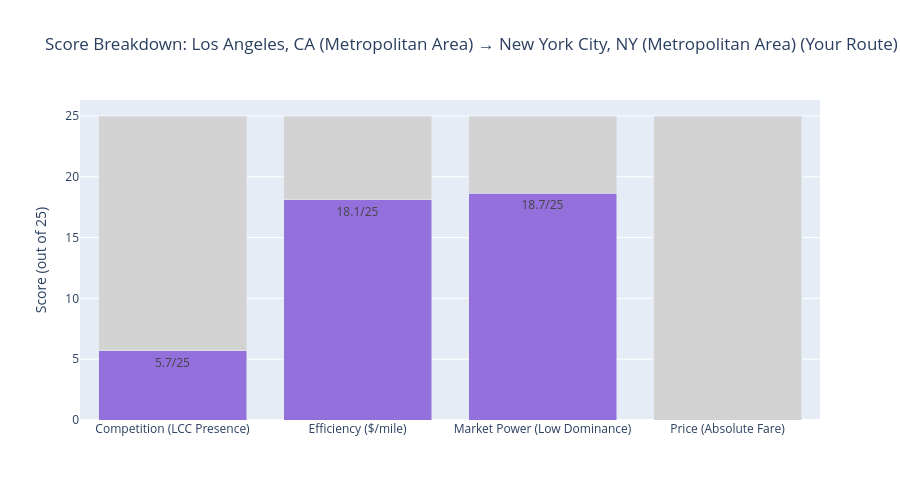

The code cell stored with this chart in its notebook:
### Markdown cell above
### Your Route's Score Breakdown

Let's analyze how YOUR specific route performs on each scoring component.

### Code cell
# Analyze score components for YOUR route
your_route = f"{my_origin} → {my_destination}"
your_route_data = df_scored[df_scored['route_directional'] == your_route]

if len(your_route_data) > 0:
    # Get average scores for your route
    your_route_avg = your_route_data.iloc[0]
    
    components = pd.DataFrame({
        'Component': ['Competition\n(LCC Presence)', 'Efficiency\n($/mile)', 'Market Power\n(Low Dominance)', 'Price\n(Absolute Fare)'],
        'Score': [your_route_avg['competition_score'], 
                  your_route_avg['efficiency_score'],
                  your_route_avg['market_score'],
                  your_route_avg['price_score']],
        'Max': [25, 25, 25, 25]
    })
    
    fig = go.Figure()
    fig.add_trace(go.Bar(name='Score', x=components['Component'], y=components['Score'], 
                         text=components['Score'], texttemplate='%{text:.1f}/25',
                         marker_color='mediumpurple'))
    fig.add_trace(go.Bar(name='Remaining', x=components['Component'], 
                         y=components['Max'] - components['Score'],
                         marker_color='lightgray'))
    
    fig.update_layout(barmode='stack', 
                      title=f'Score Breakdown: {your_route} (Your Route)',
                      yaxis_title='Score (out of 25)',
                      height=500,
                      showlegend=False)
    fig.show()
    
    print(f"\n YOUR ROUTE: {your_route}")
    print(f"   Total Score: {your_route_avg['affordability_score']:.1f}/100")
    print(f"   Average Fare: ${your_route_avg['fare']:.2f}")
    print(f"   LCC Market Share: {your_route_avg['lf_ms']:.1%}")
    print(f"   Price per Mile: ${your_route_avg['price_per_mile']:.3f}")
    
    # Compare to dataset's best route
    best_score = df_scored['affordability_score'].max()
    score_diff = your_route_avg['affordability_score'] - best_score
    
    print(f"\n COMPARISON TO BEST ROUTE:")
    if score_diff >= 0:
        print(f"   Your route IS the best route in the dataset!")
    elif score_diff > -10:
        print(f"   Your route is excellent! Only {abs(score_diff):.1f} points below the best.")
    elif score_diff > -20:
        print(f"   Your route is good! {abs(score_diff):.1f} points below the best.")
    else:
        print(f"   Your route scores {abs(score_diff):.1f} points below the best. Check alternatives below!")
else:
    print(f"\n Route '{your_route}' not found in dataset.")
    print("   Please check your origin and destination cities above.")

### Figure 1 — Plotly figure (JSON) as saved in the notebook; plotly's stock layout.template omitted (floating-point values rounded to 4 significant figures)
{"data": [{"marker": {"color": "mediumpurple"}, "name": "Score", "text": [5.68, 18.11, 18.66, 0.0], "texttemplate": "%{text:.1f}/25", "type": "bar", "x": ["Competition\n(LCC Presence)", "Efficiency\n($/mile)", "Market Power\n(Low Dominance)", "Price\n(Absolute Fare)"], "y": [5.68, 18.11, 18.66, 0.0]}, {"marker": {"color": "lightgray"}, "name": "Remaining", "type": "bar", "x": ["Competition\n(LCC Presence)", "Efficiency\n($/mile)", "Market Power\n(Low Dominance)", "Price\n(Absolute Fare)"], "y": [19.32, 6.888, 6.338, 25.0]}], "layout": {"barmode": "stack", "height": 500, "showlegend": false, "title": {"text": "Score Breakdown: Los Angeles, CA (Metropolitan Area) → New York City, NY (Metropolitan Area) (Your Route)"}, "yaxis": {"title": {"text": "Score (out of 25)"}}}}
